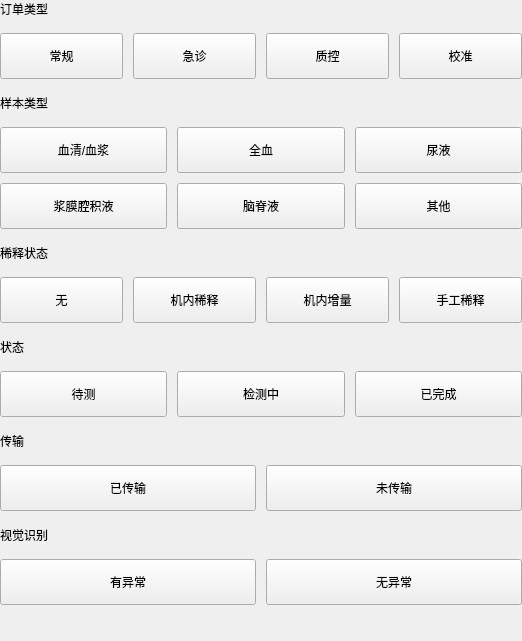
     <widget class="QWidget" name="widget17" native="true">
      <property name="geometry">
       <rect>
        <x>0</x>
        <y>0</y>
        <width>522</width>
        <height>641</height>
       </rect>
      </property>
      <layout class="QVBoxLayout" name="verticalLayout_2">
       <property name="spacing">
        <number>15</number>
       </property>
       <property name="leftMargin">
        <number>0</number>
       </property>
       <property name="topMargin">
        <number>0</number>
       </property>
       <property name="rightMargin">
        <number>0</number>
       </property>
       <property name="bottomMargin">
        <number>0</number>
       </property>
       <item>
        <layout class="QVBoxLayout" name="verticalLayout_134">
         <item>
          <widget class="QLabel" name="label_24">
           <property name="text">
            <string>订单类型</string>
           </property>
          </widget>
         </item>
         <item>
          <layout class="QHBoxLayout" name="horizontalLayout_10">
           <property name="spacing">
            <number>10</number>
           </property>
           <item>
            <widget class="QPushButton" name="pushButton_144">
             <property name="minimumSize">
              <size>
               <width>110</width>
               <height>46</height>
              </size>
             </property>
             <property name="maximumSize">
              <size>
               <width>16777215</width>
               <height>16777215</height>
              </size>
             </property>
             <property name="text">
              <string>常规</string>
             </property>
             <property name="checkable">
              <bool>true</bool>
             </property>
             <property name="autoExclusive">
              <bool>false</bool>
             </property>
             <property name="buttons" stdset="0">
              <string notr="true">flat_button</string>
             </property>
            </widget>
           </item>
           <item>
            <widget class="QPushButton" name="pushButton_145">
             <property name="minimumSize">
              <size>
               <width>110</width>
               <height>46</height>
              </size>
             </property>
             <property name="maximumSize">
              <size>
               <width>16777215</width>
               <height>16777215</height>
              </size>
             </property>
             <property name="text">
              <string>急诊</string>
             </property>
             <property name="checkable">
              <bool>true</bool>
             </property>
             <property name="autoExclusive">
              <bool>false</bool>
             </property>
             <property name="buttons" stdset="0">
              <string notr="true">flat_button</string>
             </property>
            </widget>
           </item>
           <item>
            <widget class="QPushButton" name="pushButton_147">
             <property name="minimumSize">
              <size>
               <width>110</width>
               <height>46</height>
              </size>
             </property>
             <property name="maximumSize">
              <size>
               <width>16777215</width>
               <height>16777215</height>
              </size>
             </property>
             <property name="text">
              <string>质控</string>
             </property>
             <property name="checkable">
              <bool>true</bool>
             </property>
             <property name="autoExclusive">
              <bool>false</bool>
             </property>
             <property name="buttons" stdset="0">
              <string notr="true">flat_button</string>
             </property>
            </widget>
           </item>
           <item>
            <widget class="QPushButton" name="pushButton_146">
             <property name="minimumSize">
              <size>
               <width>110</width>
               <height>46</height>
              </size>
             </property>
             <property name="maximumSize">
              <size>
               <width>16777215</width>
               <height>16777215</height>
              </size>
             </property>
             <property name="text">
              <string>校准</string>
             </property>
             <property name="checkable">
              <bool>true</bool>
             </property>
             <property name="autoExclusive">
              <bool>false</bool>
             </property>
             <property name="buttons" stdset="0">
              <string notr="true">flat_button</string>
             </property>
            </widget>
           </item>
          </layout>
         </item>
        </layout>
       </item>
       <item>
        <layout class="QVBoxLayout" name="verticalLayout_126">
         <item>
          <widget class="QLabel" name="label_107">
           <property name="text">
            <string>样本类型</string>
           </property>
          </widget>
         </item>
         <item>
          <layout class="QGridLayout" name="gridLayout_smpletype5">
           <property name="spacing">
            <number>10</number>
           </property>
           <item row="0" column="0">
            <widget class="QPushButton" name="pushButton_150">
             <property name="minimumSize">
              <size>
               <width>110</width>
               <height>46</height>
              </size>
             </property>
             <property name="maximumSize">
              <size>
               <width>16777215</width>
               <height>46</height>
              </size>
             </property>
             <property name="text">
              <string>血清/血浆</string>
             </property>
             <property name="checkable">
              <bool>true</bool>
             </property>
             <property name="autoExclusive">
              <bool>false</bool>
             </property>
             <property name="buttons" stdset="0">
              <string notr="true">flat_button</string>
             </property>
            </widget>
           </item>
           <item row="0" column="1">
            <widget class="QPushButton" name="pushButton_151">
             <property name="minimumSize">
              <size>
               <width>60</width>
               <height>46</height>
              </size>
             </property>
             <property name="maximumSize">
              <size>
               <width>16777215</width>
               <height>46</height>
              </size>
             </property>
             <property name="text">
              <string>全血</string>
             </property>
             <property name="checkable">
              <bool>true</bool>
             </property>
             <property name="autoExclusive">
              <bool>false</bool>
             </property>
             <property name="buttons" stdset="0">
              <string notr="true">flat_button</string>
             </property>
            </widget>
           </item>
           <item row="0" column="2">
            <widget class="QPushButton" name="pushButton_152">
             <property name="minimumSize">
              <size>
               <width>60</width>
               <height>46</height>
              </size>
             </property>
             <property name="maximumSize">
              <size>
               <width>16777215</width>
               <height>46</height>
              </size>
             </property>
             <property name="text">
              <string>尿液</string>
             </property>
             <property name="checkable">
              <bool>true</bool>
             </property>
             <property name="autoExclusive">
              <bool>false</bool>
             </property>
             <property name="buttons" stdset="0">
              <string notr="true">flat_button</string>
             </property>
            </widget>
           </item>
           <item row="1" column="0">
            <widget class="QPushButton" name="pushButton_153">
             <property name="minimumSize">
              <size>
               <width>110</width>
               <height>46</height>
              </size>
             </property>
             <property name="maximumSize">
              <size>
               <width>16777215</width>
               <height>46</height>
              </size>
             </property>
             <property name="sizeIncrement">
              <size>
               <width>110</width>
               <height>46</height>
              </size>
             </property>
             <property name="text">
              <string>浆膜腔积液</string>
             </property>
             <property name="checkable">
              <bool>true</bool>
             </property>
             <property name="autoExclusive">
              <bool>false</bool>
             </property>
             <property name="buttons" stdset="0">
              <string notr="true">flat_button</string>
             </property>
            </widget>
           </item>
           <item row="1" column="1">
            <widget class="QPushButton" name="pushButton_154">
             <property name="minimumSize">
              <size>
               <width>70</width>
               <height>46</height>
              </size>
             </property>
             <property name="maximumSize">
              <size>
               <width>16777215</width>
               <height>46</height>
              </size>
             </property>
             <property name="text">
              <string>脑脊液</string>
             </property>
             <property name="checkable">
              <bool>true</bool>
             </property>
             <property name="autoExclusive">
              <bool>false</bool>
             </property>
             <property name="buttons" stdset="0">
              <string notr="true">flat_button</string>
             </property>
            </widget>
           </item>
           <item row="1" column="2">
            <widget class="QPushButton" name="pushButton_155">
             <property name="minimumSize">
              <size>
               <width>60</width>
               <height>46</height>
              </size>
             </property>
             <property name="maximumSize">
              <size>
               <width>16777215</width>
               <height>46</height>
              </size>
             </property>
             <property name="text">
              <string>其他</string>
             </property>
             <property name="checkable">
              <bool>true</bool>
             </property>
             <property name="autoExclusive">
              <bool>false</bool>
             </property>
             <property name="buttons" stdset="0">
              <string notr="true">flat_button</string>
             </property>
            </widget>
           </item>
          </layout>
         </item>
        </layout>
       </item>
       <item>
        <layout class="QVBoxLayout" name="verticalLayout_127">
         <item>
          <widget class="QLabel" name="label_106">
           <property name="text">
            <string>稀释状态</string>
           </property>
          </widget>
         </item>
         <item>
          <layout class="QHBoxLayout" name="horizontalLayout_12">
           <property name="spacing">
            <number>10</number>
           </property>
           <item>
            <widget class="QPushButton" name="pushButton_149">
             <property name="minimumSize">
              <size>
               <width>100</width>
               <height>46</height>
              </size>
             </property>
             <property name="maximumSize">
              <size>
               <width>16777215</width>
               <height>46</height>
              </size>
             </property>
             <property name="text">
              <string>无</string>
             </property>
             <property name="checkable">
              <bool>true</bool>
             </property>
             <property name="autoExclusive">
              <bool>false</bool>
             </property>
             <property name="buttons" stdset="0">
              <string notr="true">flat_button</string>
             </property>
            </widget>
           </item>
           <item>
            <widget class="QPushButton" name="pushButton_148">
             <property name="minimumSize">
              <size>
               <width>100</width>
               <height>46</height>
              </size>
             </property>
             <property name="maximumSize">
              <size>
               <width>16777215</width>
               <height>46</height>
              </size>
             </property>
             <property name="text">
              <string>机内稀释</string>
             </property>
             <property name="checkable">
              <bool>true</bool>
             </property>
             <property name="autoExclusive">
              <bool>false</bool>
             </property>
             <property name="buttons" stdset="0">
              <string notr="true">flat_button</string>
             </property>
            </widget>
           </item>
           <item>
            <widget class="QPushButton" name="pushButton_179">
             <property name="minimumSize">
              <size>
               <width>100</width>
               <height>46</height>
              </size>
             </property>
             <property name="maximumSize">
              <size>
               <width>16777215</width>
               <height>46</height>
              </size>
             </property>
             <property name="text">
              <string>机内增量</string>
             </property>
             <property name="checkable">
              <bool>true</bool>
             </property>
             <property name="autoExclusive">
              <bool>false</bool>
             </property>
             <property name="buttons" stdset="0">
              <string notr="true">flat_button</string>
             </property>
            </widget>
           </item>
           <item>
            <widget class="QPushButton" name="pushButton_170">
             <property name="minimumSize">
              <size>
               <width>100</width>
               <height>46</height>
              </size>
             </property>
             <property name="maximumSize">
              <size>
               <width>16777215</width>
               <height>46</height>
              </size>
             </property>
             <property name="text">
              <string>手工稀释</string>
             </property>
             <property name="checkable">
              <bool>true</bool>
             </property>
             <property name="autoExclusive">
              <bool>false</bool>
             </property>
             <property name="buttons" stdset="0">
              <string notr="true">flat_button</string>
             </property>
            </widget>
           </item>
          </layout>
         </item>
        </layout>
       </item>
       <item>
        <layout class="QVBoxLayout" name="verticalLayout_133">
         <item>
          <widget class="QLabel" name="label_111">
           <property name="text">
            <string>状态</string>
           </property>
          </widget>
         </item>
         <item>
          <layout class="QHBoxLayout" name="horizontalLayout_11">
           <property name="spacing">
            <number>10</number>
           </property>
           <item>
            <widget class="QPushButton" name="pushButton_162">
             <property name="minimumSize">
              <size>
               <width>110</width>
               <height>46</height>
              </size>
             </property>
             <property name="maximumSize">
              <size>
               <width>16777215</width>
               <height>46</height>
              </size>
             </property>
             <property name="text">
              <string>待测</string>
             </property>
             <property name="checkable">
              <bool>true</bool>
             </property>
             <property name="autoExclusive">
              <bool>false</bool>
             </property>
             <property name="buttons" stdset="0">
              <string notr="true">flat_button</string>
             </property>
            </widget>
           </item>
           <item>
            <widget class="QPushButton" name="pushButton_163">
             <property name="minimumSize">
              <size>
               <width>110</width>
               <height>46</height>
              </size>
             </property>
             <property name="maximumSize">
              <size>
               <width>16777215</width>
               <height>46</height>
              </size>
             </property>
             <property name="text">
              <string>检测中</string>
             </property>
             <property name="checkable">
              <bool>true</bool>
             </property>
             <property name="autoExclusive">
              <bool>false</bool>
             </property>
             <property name="buttons" stdset="0">
              <string notr="true">flat_button</string>
             </property>
            </widget>
           </item>
           <item>
            <widget class="QPushButton" name="pushButton_164">
             <property name="minimumSize">
              <size>
               <width>110</width>
               <height>46</height>
              </size>
             </property>
             <property name="maximumSize">
              <size>
               <width>16777215</width>
               <height>46</height>
              </size>
             </property>
             <property name="text">
              <string>已完成</string>
             </property>
             <property name="checkable">
              <bool>true</bool>
             </property>
             <property name="autoExclusive">
              <bool>false</bool>
             </property>
             <property name="buttons" stdset="0">
              <string notr="true">flat_button</string>
             </property>
            </widget>
           </item>
          </layout>
         </item>
        </layout>
       </item>
       <item>
        <layout class="QVBoxLayout" name="verticalLayout_132">
         <item>
          <widget class="QLabel" name="label_132">
           <property name="text">
            <string>传输</string>
           </property>
          </widget>
         </item>
         <item>
          <layout class="QHBoxLayout" name="horizontalLayout_92">
           <property name="spacing">
            <number>10</number>
           </property>
           <item>
            <widget class="QPushButton" name="pushButton_19">
             <property name="minimumSize">
              <size>
               <width>110</width>
               <height>46</height>
              </size>
             </property>
             <property name="maximumSize">
              <size>
               <width>16777215</width>
               <height>46</height>
              </size>
             </property>
             <property name="text">
              <string>已传输</string>
             </property>
             <property name="checkable">
              <bool>true</bool>
             </property>
             <property name="buttons" stdset="0">
              <string notr="true">flat_button</string>
             </property>
            </widget>
           </item>
           <item>
            <widget class="QPushButton" name="pushButton_201">
             <property name="minimumSize">
              <size>
               <width>110</width>
               <height>46</height>
              </size>
             </property>
             <property name="maximumSize">
              <size>
               <width>16777215</width>
               <height>46</height>
              </size>
             </property>
             <property name="text">
              <string>未传输</string>
             </property>
             <property name="checkable">
              <bool>true</bool>
             </property>
             <property name="buttons" stdset="0">
              <string notr="true">flat_button</string>
             </property>
            </widget>
           </item>
          </layout>
         </item>
        </layout>
       </item>
       <item>
        <layout class="QVBoxLayout" name="verticalLayout_131">
         <item>
          <widget class="QLabel" name="label_134">
           <property name="text">
            <string>视觉识别</string>
           </property>
          </widget>
         </item>
         <item>
          <layout class="QHBoxLayout" name="horizontalLayout_93">
           <property name="spacing">
            <number>10</number>
           </property>
           <item>
            <widget class="QPushButton" name="pushButton_23">
             <property name="minimumSize">
              <size>
               <width>110</width>
               <height>46</height>
              </size>
             </property>
             <property name="maximumSize">
              <size>
               <width>16777215</width>
               <height>46</height>
              </size>
             </property>
             <property name="text">
              <string>有异常</string>
             </property>
             <property name="checkable">
              <bool>true</bool>
             </property>
             <property name="buttons" stdset="0">
              <string notr="true">flat_button</string>
             </property>
            </widget>
           </item>
           <item>
            <widget class="QPushButton" name="pushButton_25">
             <property name="minimumSize">
              <size>
               <width>110</width>
               <height>46</height>
              </size>
             </property>
             <property name="maximumSize">
              <size>
               <width>16777215</width>
               <height>46</height>
              </size>
             </property>
             <property name="text">
              <string>无异常</string>
             </property>
             <property name="checkable">
              <bool>true</bool>
             </property>
             <property name="buttons" stdset="0">
              <string notr="true">flat_button</string>
             </property>
            </widget>
           </item>
          </layout>
         </item>
         <item>
          <spacer name="verticalSpacer">
           <property name="orientation">
            <enum>Qt::Vertical</enum>
           </property>
           <property name="sizeHint" stdset="0">
            <size>
             <width>20</width>
             <height>40</height>
            </size>
           </property>
          </spacer>
         </item>
        </layout>
       </item>
      </layout>
     </widget>
